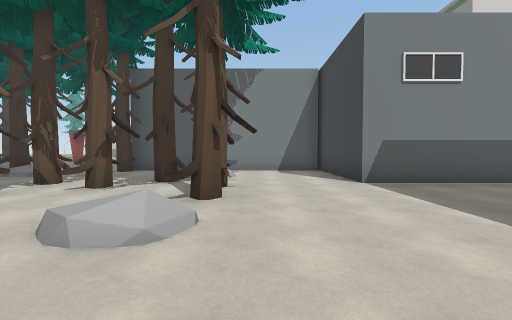
view 1 (above)

24 first-person views from a walk through a Unity game level. The camera is 1.4 m above the floor, tilts 2° down and sees 90° across. The floor is counted in squares, 2 m on a side. Each view is taken from the middle of a square. On the plan, view 1 faces up. The plan holds only what a view shows up to about 9 squares ahead; the rest is blank. The place goes on beyond the plan. Some surface patterns are stand-ins.

view 2
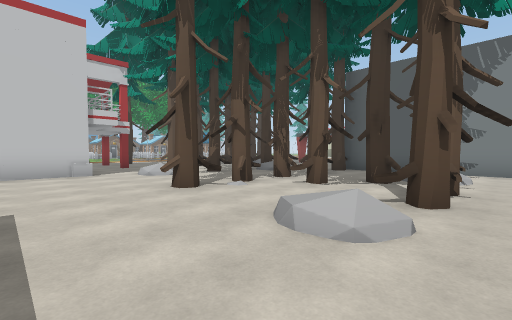

view 3
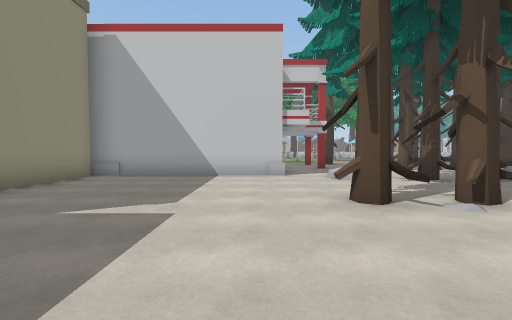

view 4
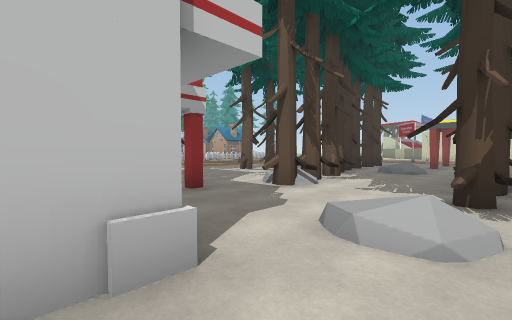

view 5
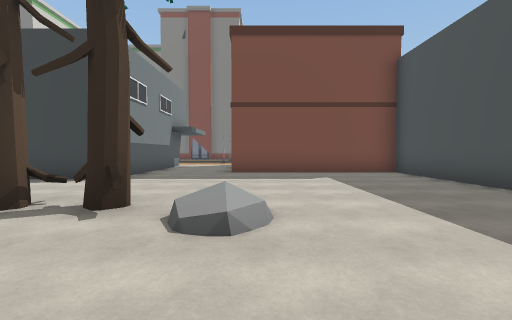

view 6
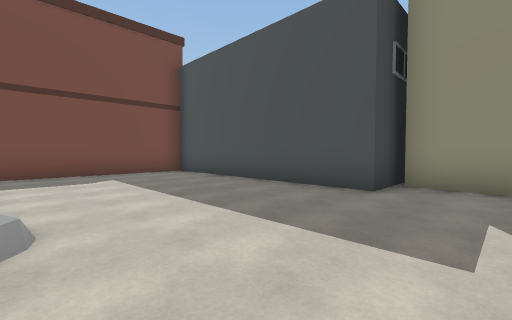

view 7
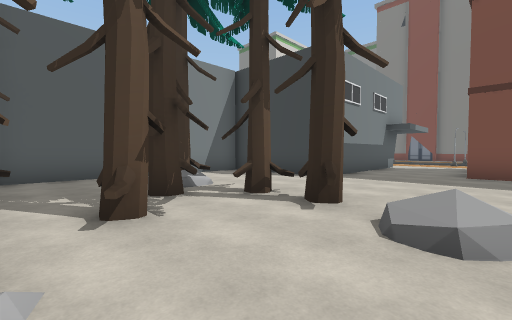

view 8
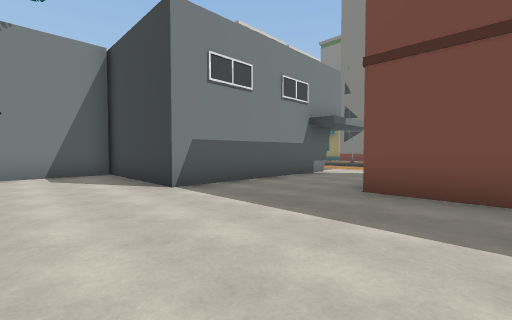

view 9
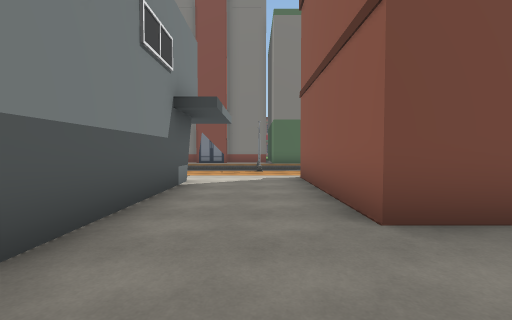

view 10
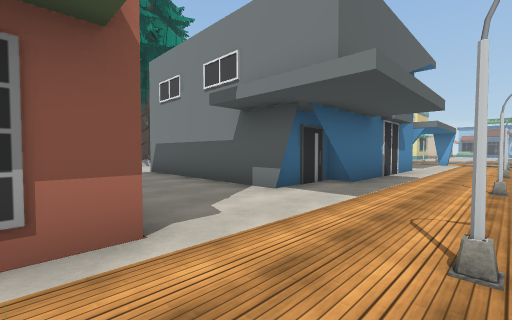

view 11
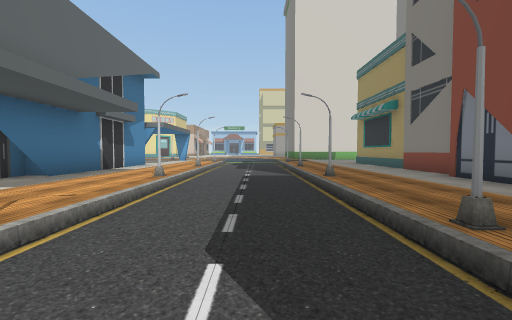

view 12
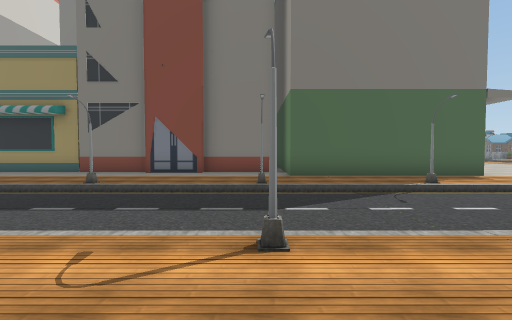

view 13
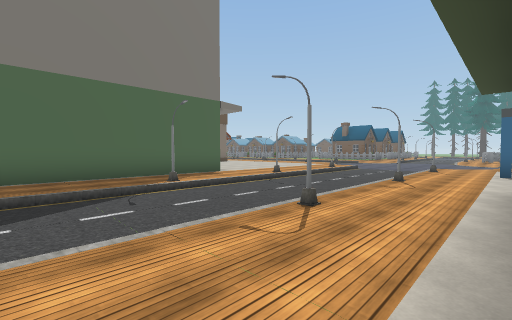

view 14
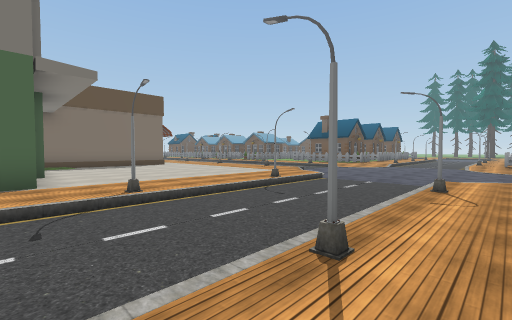

view 15
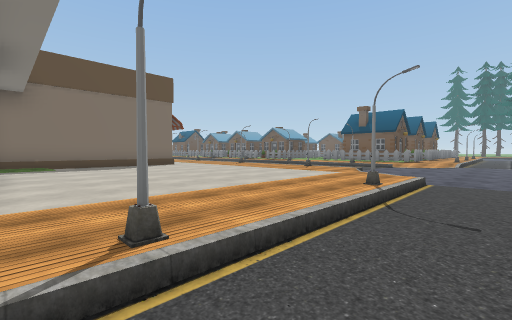

view 16
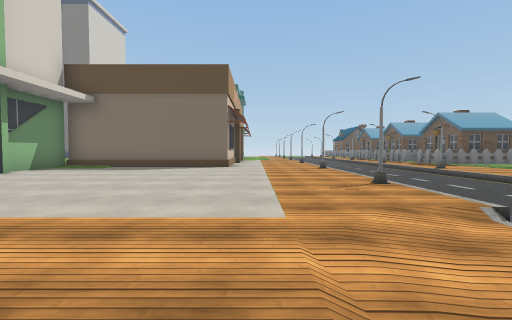

view 17
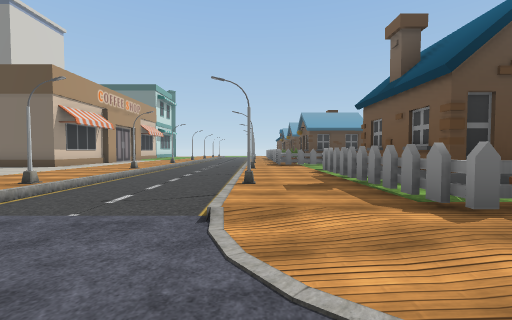

view 18
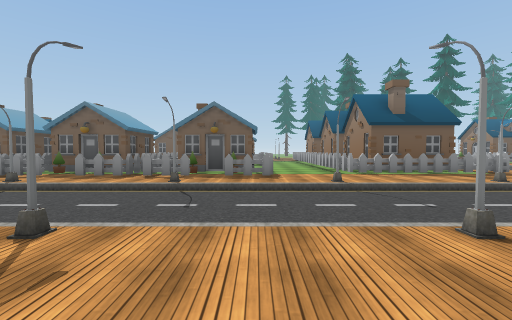

view 19
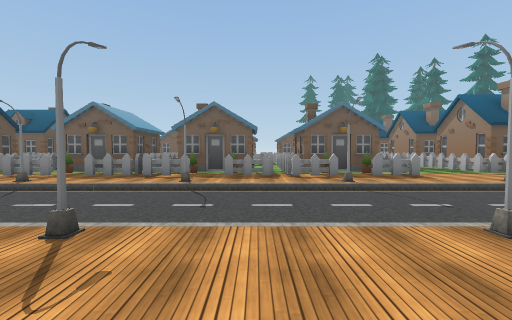

view 20
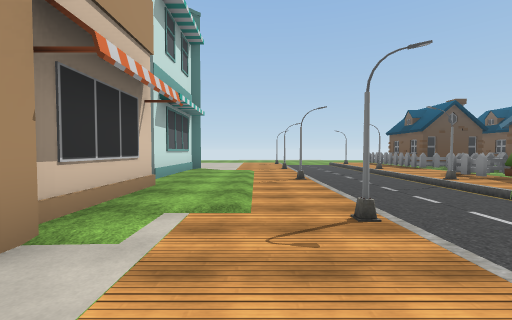

view 21
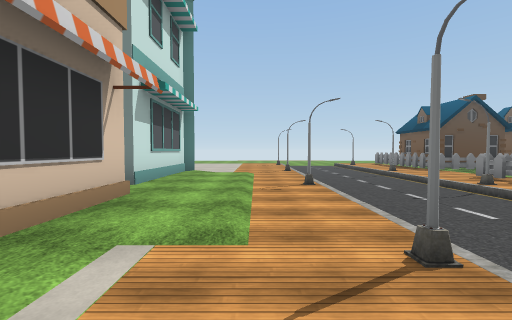

view 22
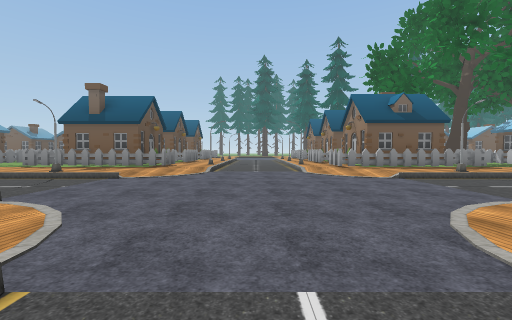

view 23
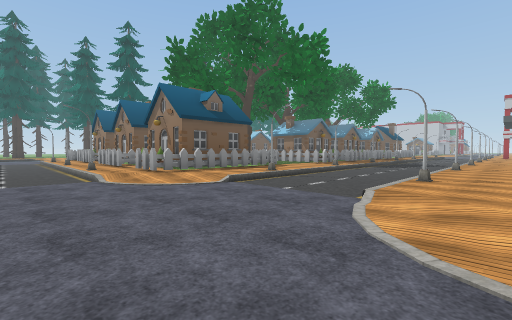

view 24
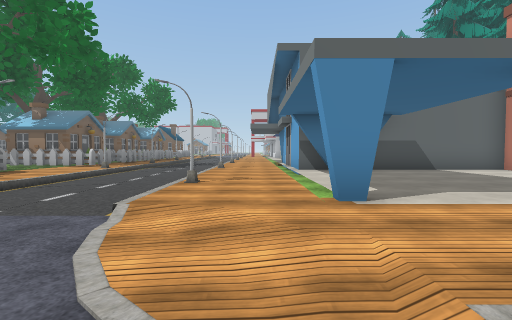

### Floor plan
Key: @ floor where view 1 was taken; # wall or solid block; . main floor; : floor 0.25 m higher than the main floor; / step, stairs or slope; T tree; P pole; B building; H house; O other object.
Columns run from 11 left of view 1 to 36 right of it. Each row starts with its distance up from view 1.
 11 O  TT              #::P...:: #
 10 T      #######     #::/...:: #
  9 T   T         #    #::/...:: B
  8 T  TT         #    #::P...P: B
  7  T  T TT  TO  #    #::/...::B
  6 TO  T TT:T    ######::/...::BB
  5 T   T T T T         ::/...:: B
  4 #     T   T  :      ::P...P: B
  3       TT        ####::/...:BBB
  2   #:  T:        #  ##:/...:B
  1   #::     ::    #    ::...:B
  0   #        @    #    :P...PB
 -1   #             #    ::...:B
 -2   #             #    :/...:BBB  BBB
 -3   #      #######    ::/...::  BB :#
 -4   ########     #    ::P...P:     :#
 -5                #    ::/...::      #
 -6                #    #:/...::      #
 -7                #    ::P...P:      #         BBB
 -8               ###   ::/...::      #     ####:::B
 -9               //////#:/...:::::::: :   :::::::::
-10              :::::::://...//::::::::: ::::::::::
-11              ::P::P::/...../:P:::P:::P:::P::P:::
-12               ..................................
-13               ..................................
-14               ..................................
-15               :P::P::/...../:P:::P:::P:::P::P:::
-16               H:::::://...//:::::::HHHHHHHHH:HH:
-17               H//HHHHH:...:HHHHHH//H##HH#HHH#HH/

Where each view was taken, in squares from view 1:
view 1: 0 up, 0 right, facing up
view 2: 0 up, 0 right, facing up-left
view 3: 1 up, 1 left, facing left
view 4: 1 up, 7 left, facing up-left
view 5: 2 up, 4 left, facing right
view 6: 2 up, 4 left, facing down-right
view 7: 2 up, 4 left, facing up-right
view 8: 1 up, 0 right, facing up-right
view 9: 4 up, 2 right, facing right
view 10: 2 up, 11 right, facing up-left
view 11: 2 up, 13 right, facing up
view 12: 4 up, 9 right, facing right
view 13: 3 up, 9 right, facing down-right
view 14: 2 down, 10 right, facing down-right
view 15: 3 down, 13 right, facing down-right
view 16: 9 down, 14 right, facing right
view 17: 15 down, 14 right, facing right
view 18: 9 down, 24 right, facing down
view 19: 9 down, 28 right, facing down
view 20: 10 down, 27 right, facing right
view 21: 10 down, 28 right, facing right
view 22: 8 down, 13 right, facing down
view 23: 10 down, 13 right, facing down-left
view 24: 10 down, 12 right, facing left
